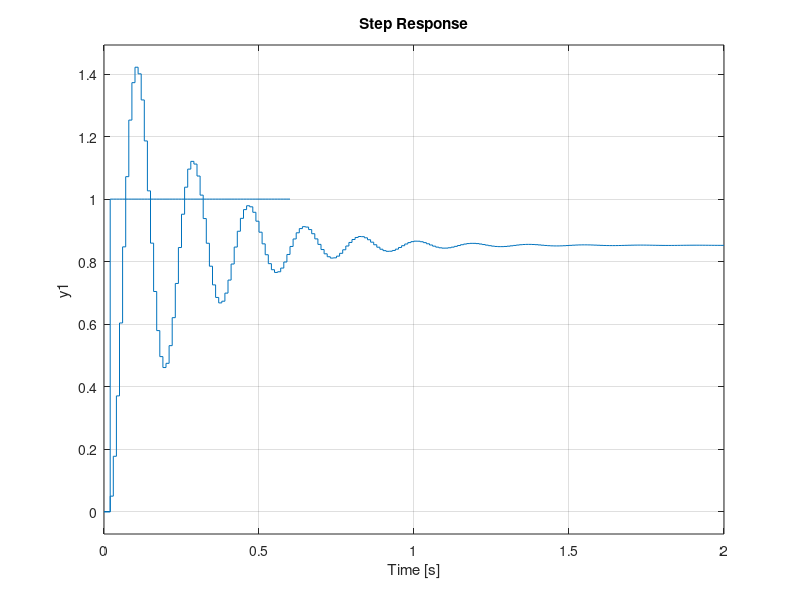

MATLAB code to generate this figure:

 r = poly([0.9 0.8 0.35])

 sys = tf([0.05 0.025], [1 -2.05 1.315 -0.252], 0.01)
 sysf = feedback(sys, 1)


 dead = (1/sys) * (tf([1], [1 0 0], 0.01)/ (1 - tf([1], [1 0 0], 0.01)))
 sysn = sys * dead
 
 fechado = feedback(sysn, 1)

 step(fechado)
 hold on
 step(sysf)